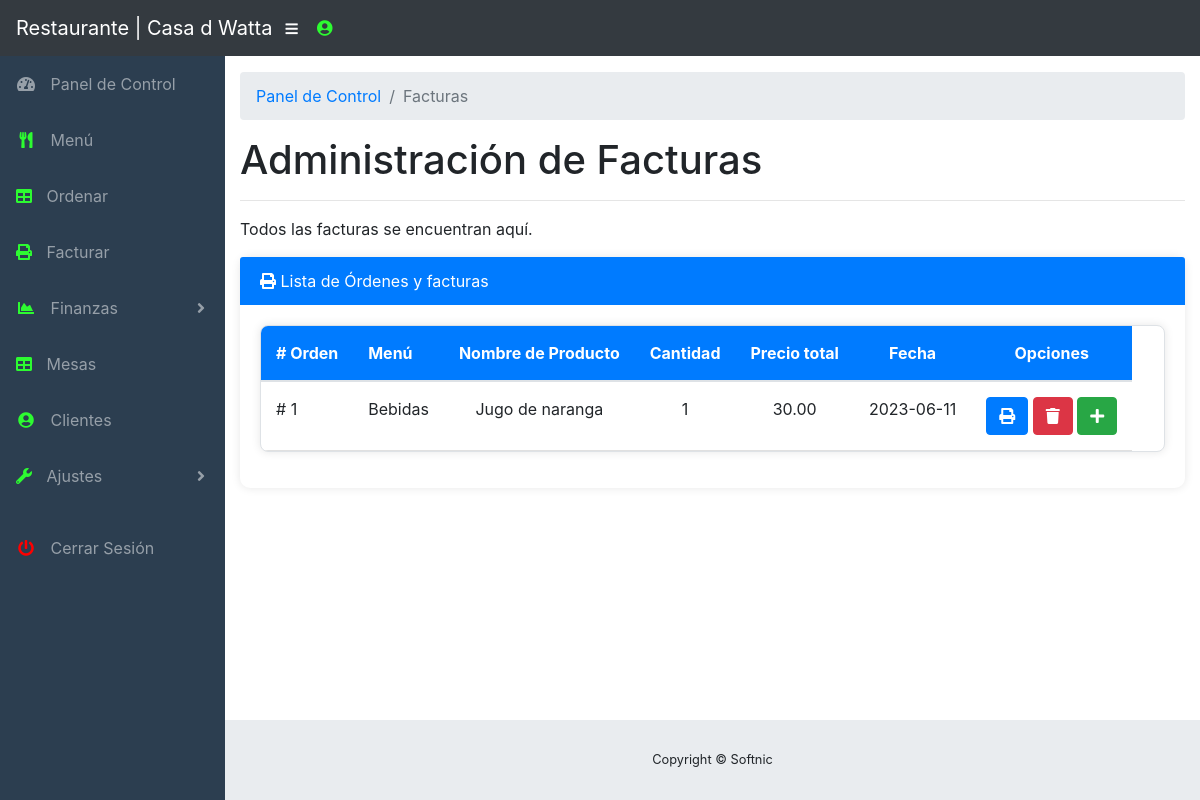
The page /admin/facturar.php (signed in) on the database as committed earlier.
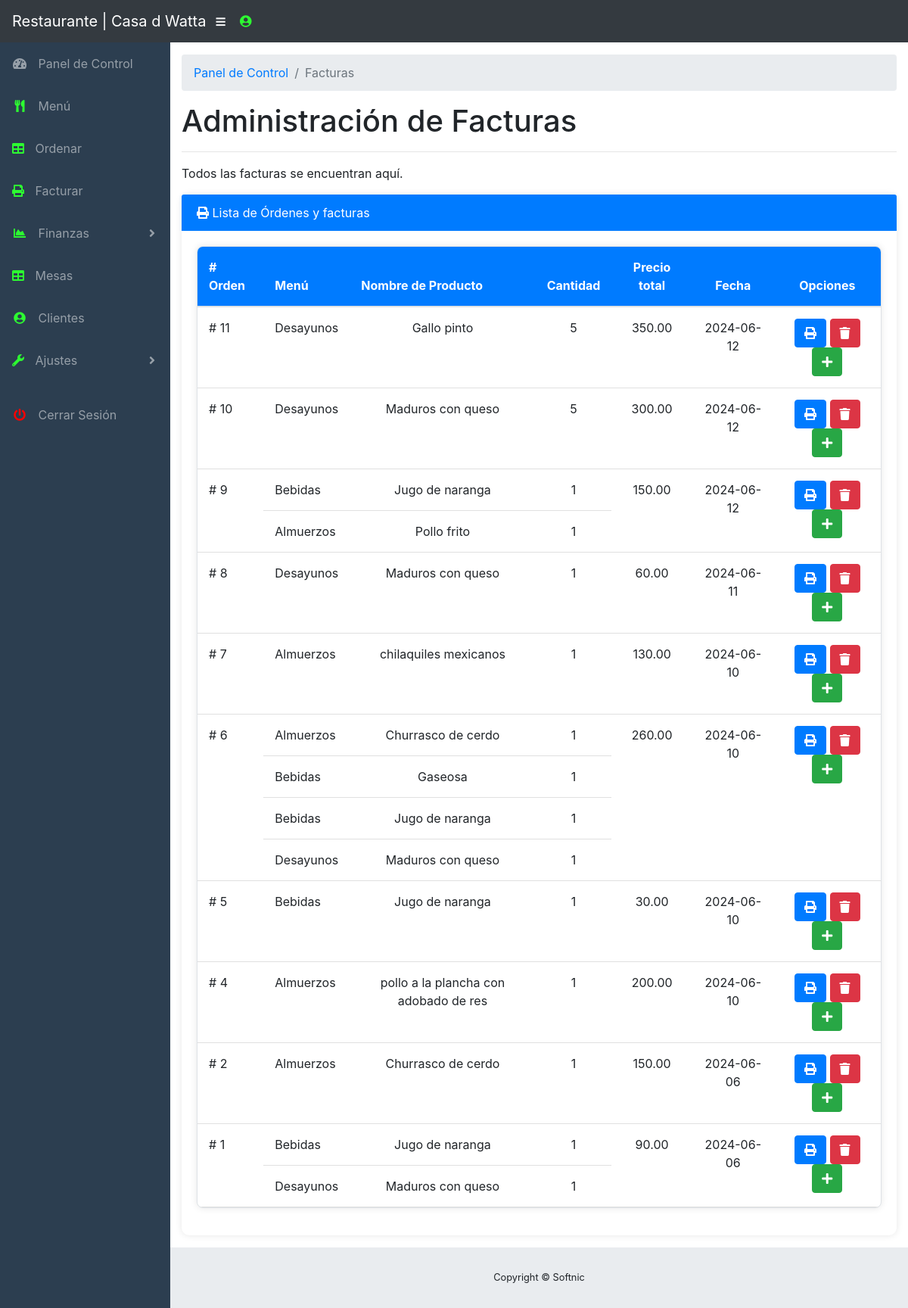
The same page on the database as committed later.
### tables this page shows
CREATE TABLE `tbl_order` (
  `orderID` int(11) NOT NULL,
  `status` text NOT NULL,
  `total` decimal(15,2) NOT NULL,
  `order_date` date NOT NULL,
  `nombre` varchar(20) DEFAULT NULL,
  `forma_pago` varchar(10) DEFAULT NULL,
  `direccion` varchar(100) DEFAULT NULL,
  `servicio` varchar(20) DEFAULT NULL,
  `costo` int(10) DEFAULT NULL
);

CREATE TABLE `tbl_menu` (
  `menuID` int(11) NOT NULL,
  `menuName` varchar(25) NOT NULL
);

CREATE TABLE `tbl_menuitem` (
  `itemID` int(11) NOT NULL,
  `menuID` int(11) NOT NULL,
  `menuItemName` text NOT NULL,
  `price` decimal(15,2) NOT NULL
);

CREATE TABLE `tbl_orderdetail` (
  `orderID` int(11) NOT NULL,
  `orderDetailID` int(11) NOT NULL,
  `itemID` int(11) NOT NULL,
  `quantity` int(11) NOT NULL
);

### functions.php (called while the page is built, shortened)
<?php
	require("dbconnection.php");
	function getCountID($idnum,$id,$table) {
		global $sqlconnection;
		$query = "SELECT COUNT({$id}) AS {$id} from {$table} WHERE {$id}={$idnum}";
		if ($result = $sqlconnection->query($query)) {
			$res = $result->fetch_array();
			return $res[$id];
		}
		else {
			echo $sqlconnection->error;
			return null;
		}
	}
	function getSalesTotal($orderID) {
		global $sqlconnection;
		$total = null;
		$query = "SELECT total FROM tbl_order WHERE orderID = ".$orderID;
		if ($result = $sqlconnection->query($query)) {
			if ($res = $result->fetch_array()) {
				$total = $res[0];
				return $total;
			}
			return $total;
		}
		else {
			echo $sqlconnection->error;
			return null;
		}
	}
?>

### admin/facturar.php (the view, shortened to what this page needs)
<?php
  include("../functions.php");
?>
<!DOCTYPE html>
<html lang="es">
  <head>
    <link href="vendor/bootstrap/css/bootstrap.min.css" rel="stylesheet">
    <link href="vendor/fontawesome-free/css/all.min.css" rel="stylesheet" type="text/css">
    <link href="vendor/datatables/dataTables.bootstrap4.css" rel="stylesheet">
    <link href="css/sb-admin.css" rel="stylesheet">
    <link href="../css/stylesmac.css" rel="stylesheet">
  </head>
  <body id="page-top">
  <?php
include_once('../include/navbar.php');
?>
    <div id="wrapper">
      <?php
include_once('../include/sidebar.php');
?>
          <ol class="breadcrumb">
            <li class="breadcrumb-item">
              <a href="index.php">Panel de Control</a>
            </li>
            <li class="breadcrumb-item active">Facturas</li>
          </ol>
          <h1>Administración de Facturas</h1>
          <hr>
          <p>Todos las facturas se encuentran aquí.</p>
          <div class="card mb-3">
            <div class="card-header">
            <i class="fas fa-regular fa-print" ></i>
              Lista de Órdenes y facturas</div>
            <div class="card-body">
              <table id="tblCurrentOrder" class="table table-responsive table-bordered" width="100%" cellspacing="0">
                    <thead>
                      <th># Orden</th>
                      <th>Menú</th>
                      <th>Nombre de Producto</th>
                      <th class='text-center'>Cantidad</th>
                      <th class='text-center'>Precio total</th>
                      <th class='text-center'>Fecha</th>
                      <th class='text-center'>Opciones</th>
                    </thead>
                    <tbody id="tblBodyCurrentOrder">
                      <?php
                      $displayOrderQuery =  "
                        SELECT o.orderID, o.nombre,m.menuName, OD.itemID,MI.menuItemName,OD.quantity,O.status,mi.price ,o.order_date
                        FROM tbl_order O
                        LEFT JOIN tbl_orderdetail OD
                        ON O.orderID = OD.orderID
                        LEFT JOIN tbl_menuitem MI
                        ON OD.itemID = MI.itemID
                        LEFT JOIN tbl_menu M
                        ON MI.menuID = M.menuID ORDER BY orderID DESC
                        ";
                      if ($orderResult = $sqlconnection->query($displayOrderQuery)) {
                        $currentspan = 0;
                        if ($orderResult->num_rows == 0) {
                          echo "<tr><td class='text-center' colspan='7' >Actualmente no hay pedido en este momento. </td></tr>";
                        }
                        else {
                          while($orderRow = $orderResult->fetch_array(MYSQLI_ASSOC)) {
                            $rowspan = getCountID($orderRow["orderID"],"orderID","tbl_orderdetail");
                            if ($currentspan == 0) {
                              $currentspan = $rowspan;
                            }
                            echo "<tr>";
                            if ($currentspan == $rowspan) {
                              echo "<td rowspan=".$rowspan."># ".$orderRow['orderID']."</td>";
                            }
                            echo "
                              <td>".$orderRow['menuName']."</td>
                              <td class='text-center'>".$orderRow['menuItemName']."</td>
                              <td class='text-center'>".$orderRow['quantity']."</td>
                            ";
                            if ($currentspan == $rowspan) {
                              echo "<td rowspan=".$rowspan." class='text-center'>".getSalesTotal($orderRow['orderID'])."</td>";
                              echo "<td rowspan=".$rowspan." class='text-center'>".$orderRow['order_date']."</td>";
                                $id=$orderRow['orderID'];
                               echo "<td rowspan=".$rowspan." class='text-center'><a href='./factura/factura.php?id=$id' class='btn btn-primary'><i class='fas fa-regular fa-print' style=''></i></a>
                               <a href='./deletefactura.php?id=$id' class='btn btn-danger'><i class='fas fa-regular fa-trash' style=''></i></a>
                               <a href='./editorder.php?id=$id' class='btn btn-success'><i class='fas fa-regular fa-plus' style=''></i></a>";
                              echo "</td>";
                            }
                            echo "</tr>";
                            $currentspan--;
                          }
                        }
                        }
                      ?>
                    </tbody>
              </table>
            </div>
            </div>
          </div>
        <?php  include_once('../include/footer.php');?>
      </div>
    </div>
  </body>
</html>

### include/navbar.php
<nav class="navbar navbar-expand navbar-dark bg-dark static-top">
<a class="navbar-brand mr-1" href="index.php">Restaurante | Casa d Watta</a>
<button class="btn btn-link btn-sm text-white order-1 order-sm-0" id="sidebarToggle" href="#">
  <i class="fas fa-bars"></i>
</button>
<ul class="navbar-nav ml-auto ml-md-0">
  <li class="nav-item dropdown no-arrow">
    <a class="nav-link dropdown-toggle" href="#" id="userDropdown" role="button" data-toggle="dropdown" aria-haspopup="true" aria-expanded="false">
      <i class="fas fa-user-circle fa-fw"style="color: #2dfb31;"></i>
    </a>
  </li>
</ul>
</nav>

### include/sidebar.php (shortened to what this page needs)
      <ul class="sidebar navbar-nav">
        <li class="nav-item">
          <a class="nav-link" href="index.php">
            <i class="fas fa-fw fa-tachometer-alt"></i>
            <span>Panel de Control</span>
          </a>
        </li>
        <li class="nav-item">
          <a class="nav-link" href="menu.php">
            <i class="fas fa-fw fa-utensils"style="color: #2dfb31;"></i>
            <span>Menú</span></a>
        </li>
         <li class="nav-item">
          <a class="nav-link" href="order.php">
            <i class="fas fa-duotone fa-table"style="color: #2dfb31;"></i>
            <span>Ordenar</span>
          </a>
        </li>
        <li class="nav-item">
          <a class="nav-link" href="facturar.php">
          <i class="fas fa-regular fa-print" style="color: #2dfb31;"></i>
            <span>Facturar</span></a>
        </li>
        <li class="nav-item dropdown">
                <a class="nav-link dropdown-toggle" href="sales.php" id="navbarDropdown" role="button" data-toggle="dropdown" aria-haspopup="true" aria-expanded="false">
                    <i class="fas fa-fw fa-chart-area" style="color: #2dfb31;"></i>
                    <span>Finanzas</span>
                </a>
            </li>
<li class="nav-item">
          <a class="nav-link" href="tables.php">
            <i class="fas fa-duotone fa-table" style="color: #2dfb31;"></i>
            <span>Mesas</span>
          </a>
        </li>
<li class="nav-item">
          <a class="nav-link" href="customer.php">
            <i class="fas fa-fw fa-user-circle" style="color: #2dfb31;"></i>
            <span>Clientes</span>
          </a>
        </li>
        <ul class="navbar-nav">
            <li class="nav-item dropdown">
                <a class="nav-link dropdown-toggle" href="#" id="navbarDropdown" role="button" data-toggle="dropdown" aria-haspopup="true" aria-expanded="false">
                    <i class="fas fa-wrench" style="color: #2dfb31;"></i>
                    <span>Ajustes</span>
                </a>
            </li>
        </ul>
        <li class="nav-item">
          <a class="nav-link" href="#" data-toggle="modal" data-target="#logoutModal">
            <i class="fas fa-fw fa-power-off"style="color: #FF0000;"></i>
            <span>Cerrar Sesión</span>
          </a>
        </li>
      </ul>
      <div id="content-wrapper">
        <div class="container-fluid">

### include/footer.php
<footer class="sticky-footer">
          <div class="container my-auto">
            <div class="copyright text-center my-auto">
              <span>Copyright © Softnic</span>
            </div>
          </div>
        </footer>

### admin/css/sb-admin.css (style rules this page uses)
html { position: relative; min-height: 100%; }
body { height: 100%; }
#wrapper { display: -webkit-box; display: -ms-flexbox; display: flex; }
#wrapper #content-wrapper { overflow-x: hidden; width: 100%; padding-top: 1rem; padding-bottom: 80px; }
.navbar-nav .nav-item.dropdown .dropdown-toggle::after { width: 1rem; text-align: center; float: right; vertical-align: 0; border: 0; font-weight: 900; content: '\f105'; font-family: 'Font Awesome 5 Free'; }
.navbar-nav .nav-item.dropdown.no-arrow .dropdown-toggle::after { display: none; }
.sidebar { width: 90px !important; background-color: #212529; min-height: calc(100vh - 56px); }
.sidebar .nav-item:last-child { margin-bottom: 1rem; }
.sidebar .nav-item .nav-link { text-align: center; padding: 0.75rem 1rem; width: 90px; }
.sidebar .nav-item .nav-link span { font-size: 0.65rem; display: block; }
.sidebar .nav-item.dropdown .dropdown-toggle::after { display: none; }
.sidebar .nav-item .nav-link { color: rgba(255, 255, 255, 0.5); }
@media (min-width: 768px) { .sidebar { width: 225px !important; } }
@media (min-width: 768px) { .sidebar .nav-item .nav-link { display: block; width: 100%; text-align: left; padding: 1rem; width: 225px; } }
@media (min-width: 768px) { .sidebar .nav-item .nav-link span { font-size: 1rem; display: inline; } }
@media (min-width: 768px) { .sidebar .nav-item.dropdown .dropdown-toggle::after { display: block; } }
:root { --input-padding-x: 0.75rem; --input-padding-y: 0.75rem; }
footer.sticky-footer { display: -webkit-box; display: -ms-flexbox; display: flex; position: absolute; right: 0; bottom: 0; width: calc(100% - 90px); height: 80px; background-color: #e9ecef; }
footer.sticky-footer .copyright { line-height: 1; font-size: 0.8rem; }
@media (min-width: 768px) { footer.sticky-footer { width: calc(100% - 225px); } }

### css/stylesmac.css (style rules this page uses)
.card { border: 0; border-radius: 10px; box-shadow: 0 0 10px rgba(0, 0, 0, 0.1); }
.card-header { background-color: #007bff; color: #fff; border-bottom: 0; }
.table { background-color: #fff; border-radius: 8px; box-shadow: 0 0 10px rgba(0, 0, 0, 0.1); }
.table th, .table td { border: none; padding: 15px; }
.table th { background-color: #007bff; color: #fff; font-weight: bold; }
.table tr { border-bottom: 1px solid #e0e0e0; }
.sidebar { background-color: #2c3e50; color: #fff; }
.sidebar a { padding: 10px; text-decoration: none; color: #fff; display: block; }
.sidebar .nav-link i { margin-right: 10px; }

### admin/facturar.php (style rules this page uses)
#wrapper { overflow-x: auto; }

Rows that differ between the two databases and show on the page:
added tbl_order: orderID "11", tbl_menu.menuName "Desayunos", tbl_menuitem.menuItemName "Gallo pinto", tbl_orderdetail.quantity "5", getSalesTotal($orderRow['orderID']) "350.00", order_date "2024-06-12"
added tbl_order: orderID "10", tbl_menu.menuName "Desayunos", tbl_menuitem.menuItemName "Maduros con queso", tbl_orderdetail.quantity "5", getSalesTotal($orderRow['orderID']) "300.00", order_date "2024-06-12"
added tbl_order: orderID "9", tbl_menu.menuName "Bebidas", tbl_menuitem.menuItemName "Jugo de naranga", tbl_orderdetail.quantity "1", getSalesTotal($orderRow['orderID']) "150.00", order_date "2024-06-12", tbl_menu.menuName "Almuerzos", tbl_menuitem.menuItemName "Pollo frito"
added tbl_order: orderID "8", tbl_menu.menuName "Desayunos", tbl_menuitem.menuItemName "Maduros con queso", tbl_orderdetail.quantity "1", getSalesTotal($orderRow['orderID']) "60.00", order_date "2024-06-11"
added tbl_order: orderID "7", tbl_menu.menuName "Almuerzos", tbl_menuitem.menuItemName "chilaquiles mexicanos", tbl_orderdetail.quantity "1", getSalesTotal($orderRow['orderID']) "130.00", order_date "2024-06-10"
added tbl_order: orderID "6", tbl_menu.menuName "Almuerzos", tbl_menuitem.menuItemName "Churrasco de cerdo", tbl_orderdetail.quantity "1", getSalesTotal($orderRow['orderID']) "260.00", order_date "2024-06-10", tbl_menu.menuName "Bebidas", tbl_menuitem.menuItemName "Gaseosa", tbl_menuitem.menuItemName "Jugo de naranga", tbl_menu.menuName "Desayunos", tbl_menuitem.menuItemName "Maduros con queso"
added tbl_order: orderID "5", tbl_menu.menuName "Bebidas", tbl_menuitem.menuItemName "Jugo de naranga", tbl_orderdetail.quantity "1", getSalesTotal($orderRow['orderID']) "30.00", order_date "2024-06-10"
added tbl_order: orderID "4", tbl_menu.menuName "Almuerzos", tbl_menuitem.menuItemName "pollo a la plancha con adobado de res", tbl_orderdetail.quantity "1", getSalesTotal($orderRow['orderID']) "200.00", order_date "2024-06-10"
added tbl_order: orderID "2", tbl_menu.menuName "Almuerzos", tbl_menuitem.menuItemName "Churrasco de cerdo", tbl_orderdetail.quantity "1", getSalesTotal($orderRow['orderID']) "150.00", order_date "2024-06-06"
now on one of the page's lists (row edited): tbl_order: tbl_menu.menuName "Desayunos", tbl_menuitem.menuItemName "Maduros con queso", tbl_orderdetail.quantity "1"
changed tbl_order id 1: getSalesTotal($orderRow['orderID']) "30.00" → "90.00"; order_date "2023-06-11" → "2024-06-06"
